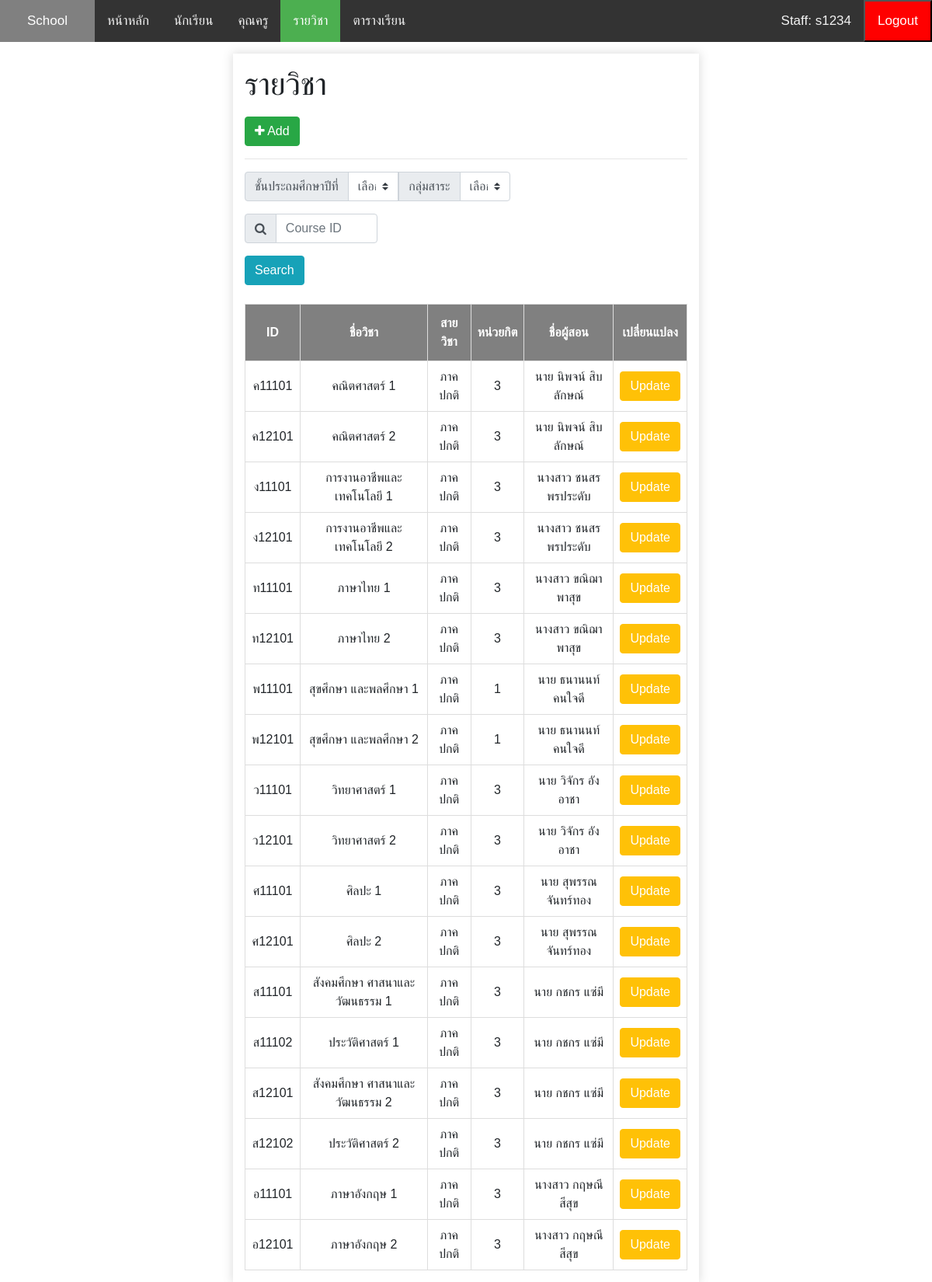
Screenshot of /school-docker/src/course.php (signed in) with the database file from the repository.
### tables this page shows
CREATE TABLE `course` (
  `courseid` char(6) NOT NULL,
  `grade` char(1) DEFAULT NULL,
  `program` text,
  `coursename` text,
  `credit` int NOT NULL,
  `teacherid` varchar(5) DEFAULT NULL
);

CREATE TABLE `teacher` (
  `teacherid` char(5) NOT NULL,
  `password` varchar(60) NOT NULL,
  `Tfname` text NOT NULL,
  `Tlname` text NOT NULL,
  `BDate` date NOT NULL,
  `title` text NOT NULL,
  `start_work` date NOT NULL,
  `email` text,
  `address` text,
  `groupc` text NOT NULL,
  `disease` text,
  `phone` varchar(10) NOT NULL,
  `status` text NOT NULL
);

### school-docker/src/class/connect.php (called while the page is built, shortened)
<?php
class DMC {
    public $host   = 'db';
    public $user   = 'root';
    public $pass   = '123456';
    public $dbname = 'school';
    public $link;
    private function connectDB() {
        $this->link = new mysqli(
            $this->host,
            $this->user,
            $this->pass,
            $this->dbname
        );
        $this->link->set_charset("utf8");
    }
    public function select($query) {
        $result = $this->link->query($query) or
        die($this->link->error . __LINE__);
        if ($result->num_rows > 0) {
            return $result;
        } else {
            return false;
        }
    }
	public function fetch($query) {
		$result = $query->fetch_array();
        if ($result) {
            return $result;
        } else {
            return false;
        }
	}
}

### school-docker/src/class/teacher.php (called while the page is built, shortened)
<?php
    include 'connect.php';
    class Teacher {
        public function __construct(){
            $this->con = new DMC();
        }
        public function query_teacher($rows, $i) {
            $this->title = $rows['title'];
            $this->teafname = $rows['Tfname'];
            $this->tealname = $rows['Tlname'];
        }
    }
?>

### school-docker/src/class/course.php (called while the page is built, shortened)
<?php
    include 'class/teacher.php';
    class Course extends Teacher {
        public function get_course_all() {
            return "SELECT * FROM course ORDER BY courseid";
        }
        public function query_course($rows, $i) {
            $this->courseid = $rows['courseid'];
            $this->program = $rows['program'];
            $this->coursename = $rows['coursename'];
            $this->credit = $rows['credit'];
        }
    }
?>

### school-docker/src/course.php (the view, shortened to what this page needs)
<?php
  include 'class/course.php';
  $course = new Course();
?>
<!DOCTYPE html>
<html lang="th">
<head>
  <link rel="stylesheet" href="https://stackpath.bootstrapcdn.com/bootstrap/4.3.1/css/bootstrap.min.css">
  <link rel="stylesheet" href="https://cdnjs.cloudflare.com/ajax/libs/font-awesome/4.7.0/css/font-awesome.min.css">
  <link rel="stylesheet" href="css/course.css">
  </head>
  <body>
    <div class="topnav">
      <a style="color: white; float: left; text-align: center; padding: 14px 35px; text-decoration: none; font-size: 17px; background-color: gray;">School</a>
      <a id="menu" href="main.php">หน้าหลัก</a>
      <a id="menu" href="student.php">นักเรียน</a>
      <a id="menu" href="teacher.php">คุณครู</a>
      <a id="menu" class="active" href="course.php">รายวิชา</a>
      <a id="menu" href="class_schedule.php">ตารางเรียน</a>
      <div class="logout" style="float: right">
        <form name="myForm" action="login.php" method="post" enctype="multipart/form-data"><button type="submit" id="menu-logout" name="logout">Logout</button></form>
      </div>
      <a id="name" style="float: right">
        <?php
          if($_SESSION["permission"] == "teacher") {
            echo 'Teacher: '. $_SESSION["name"];
          } else if($_SESSION["permission"] == "staff") {
            echo 'Staff: '. $_SESSION["name"];
          }
        ?>
      </a>
    </div>
    <div id="main-container" style="margin-top: 15px;">
      <h1>รายวิชา</h1>
      <a class="btn btn-success" style="margin-top: 10px;" href="course_add.php"><i class="fa fa-plus"></i> Add</a>
      <hr>
      <form action="course.php" method="get">
        <div class="input-group mb-3" style="width: 60%">
            <div class="input-group-prepend">
              <label class="input-group-text" for="inputGroupSelect02">ชั้นประถมศึกษาปีที่</label>
            </div>
            <select class="custom-select" id="inputGroupSelect02" onchange="insert_course_view()">
              <option selected>เลือก...</option>
            </select>
            <div class="input-group-prepend">
              <label class="input-group-text" for="inputGroupSelect03">กลุ่มสาระ</label>
            </div>
            <select class="custom-select" id="inputGroupSelect03" onchange="insert_course_view()">
             <option selected>เลือก...</option>
            </select>
          </div>
          <div class="input-group mb-3" style="width: 30%">
            <div class="input-group-prepend">
              <label class="input-group-text" for="search_course"><i class="fa fa-search"></i></label>
            </div>
            <input type="text" class="form-control" id="search_course" placeholder="Course ID" name="search_course">
          </div>
          <?php
            if (isset($_GET["searchID"]) != '') {
              $sql = $course->get_course_id($_GET["searchID"]);
              echo '<a id="clear_course" class="btn btn-danger" style="color: white; cursor: pointer;" onclick="clear_course()" name="clear_course">Clear</a>
              <a id="search_course" class="btn btn-info" style="color: white; cursor: pointer;" onclick="search_course()" name="search_course">Search</a>
        </form>
        <br>
        <p><b>ผลการค้นหา: รหัสวิชา '.$_GET["searchID"].'</b></p>';
            } else {
              if (isset($_GET["GradeNo"]) == '' && isset($_GET["Section"]) == '' ) {
                $sql = $course->get_course_all();
                echo '<a id="search_course" class="btn btn-info" style="color: white; cursor: pointer;" onclick="search_course()" name="search_course">Search</a>
        </form>
        <br>';
              }
            }
            $result = $course->con->select($sql);
            if ($result) { ?>
             <table id="course">
                <tr>
                <th>ID</th>
                <th>ชื่อวิชา</th>
                <th>สายวิชา</th>
                <th>หน่วยกิต</th>
                <th>ชื่อผู้สอน</th>
                <th>เปลี่ยนแปลง</th>
                </tr>
                <?php while ($rows = $course->con->fetch($result)) {
                  $course->query_course($rows, $course->i);?>
                  <tr>
                    <td align="center"><?php echo $course->courseid; ?></td>
                    <td align="center"><?php echo $course->coursename; ?></td>
                    <td align="center"><?php echo $course->program; ?></td>
                    <td align="center"><?php echo $course->credit; ?></td>
                    <td align="center"><?php
                    $sql_tid = $course->get_teacher_id($course->teacherid);
                    $result_tid = $course->con->select($sql_tid);
                    $rows_tid = $course->con->fetch($result_tid);
                    $course->query_teacher($rows_tid, $course->i);
                    echo "$course->title $course->teafname $course->tealname";
                     ?>
                     </td>
                    <td align="center">
                      <a class="btn btn-warning" href="course_update.php?courseID=<?php echo $course->courseid?>" style="color: white;">Update</a>
                    </td>
                  </tr>
                  <?php
                };
              } else {
                echo "<h1 style='color: red;'>Course Not found in database</h1>";
              }
          ?>
    </div>
  </body>
</html>

### school-docker/src/css/course.css (style rules this page uses)
table { width: 100%; }
#course td, #course th { border: 1px solid #ddd; padding: 8px; }
#course th { padding-top: 12px; padding-bottom: 12px; text-align: center; background-color: gray; color: white; }

### school-docker/src/css/main.css (style rules this page uses)
body { margin: 0; font-family: Arial, Helvetica, sans-serif; }
.topnav { overflow: hidden; background-color: #333; }
.topnav a#menu { float: left; color: #f2f2f2; text-align: center; padding: 14px 16px; text-decoration: none; font-size: 17px; }
.topnav a#menu.active { background-color: #4CAF50; color: white; }
.topnav button#menu-logout { float: left; color: #f2f2f2; text-align: center; padding: 12px 16px; text-decoration: none; font-size: 17px; }
.topnav button#menu-logout { background-color: red; color: white; }
.topnav a#name { float: left; color: #f2f2f2; text-align: center; padding: 14px 16px; text-decoration: none; font-size: 17px; }
#main-container { margin: auto; padding: 15px; min-height: 0; width: 50%; -webkit-box-shadow: 0px 0px 12px 1px rgba(87, 87, 87, 0.2); box-shadow: 0px 0px 12px 1px rgba(87, 87, 87, 0.2); }

### rows the page displays
course: courseid "ค11101", coursename "คณิตศาสตร์ 1", program "ภาคปกติ", credit "3", teacherid.title "นาย", teacherid.Tfname "นิพจน์", teacherid.Tlname "สิบลักษณ์"
course: courseid "ค12101", coursename "คณิตศาสตร์ 2", program "ภาคปกติ", credit "3", teacherid.title "นาย", teacherid.Tfname "นิพจน์", teacherid.Tlname "สิบลักษณ์"
course: courseid "ง11101", coursename "การงานอาชีพและเทคโนโลยี 1", program "ภาคปกติ", credit "3", teacherid.title "นางสาว", teacherid.Tfname "ชนสร", teacherid.Tlname "พรประดับ"
course: courseid "ง12101", coursename "การงานอาชีพและเทคโนโลยี 2", program "ภาคปกติ", credit "3", teacherid.title "นางสาว", teacherid.Tfname "ชนสร", teacherid.Tlname "พรประดับ"
course: courseid "ท11101", coursename "ภาษาไทย 1", program "ภาคปกติ", credit "3", teacherid.title "นางสาว", teacherid.Tfname "ขณิฌา", teacherid.Tlname "พาสุข"
course: courseid "ท12101", coursename "ภาษาไทย 2", program "ภาคปกติ", credit "3", teacherid.title "นางสาว", teacherid.Tfname "ขณิฌา", teacherid.Tlname "พาสุข"
course: courseid "พ11101", coursename "สุขศึกษา และพลศึกษา 1", program "ภาคปกติ", credit "1", teacherid.title "นาย", teacherid.Tfname "ธนานนท์", teacherid.Tlname "คนใจดี"
course: courseid "พ12101", coursename "สุขศึกษา และพลศึกษา 2", program "ภาคปกติ", credit "1", teacherid.title "นาย", teacherid.Tfname "ธนานนท์", teacherid.Tlname "คนใจดี"
course: courseid "ว11101", coursename "วิทยาศาสตร์ 1", program "ภาคปกติ", credit "3", teacherid.title "นาย", teacherid.Tfname "วิจักร", teacherid.Tlname "อังอาชา"
course: courseid "ว12101", coursename "วิทยาศาสตร์ 2", program "ภาคปกติ", credit "3", teacherid.title "นาย", teacherid.Tfname "วิจักร", teacherid.Tlname "อังอาชา"
course: courseid "ศ11101", coursename "ศิลปะ 1", program "ภาคปกติ", credit "3", teacherid.title "นาย", teacherid.Tfname "สุพรรณ", teacherid.Tlname "จันทร์ทอง"
course: courseid "ศ12101", coursename "ศิลปะ 2", program "ภาคปกติ", credit "3", teacherid.title "นาย", teacherid.Tfname "สุพรรณ", teacherid.Tlname "จันทร์ทอง"
course: courseid "ส11101", coursename "สังคมศึกษา ศาสนาและวัฒนธรรม 1", program "ภาคปกติ", credit "3", teacherid.title "นาย", teacherid.Tfname "กชกร", teacherid.Tlname "แซ่มี"
course: courseid "ส11102", coursename "ประวัติศาสตร์ 1", program "ภาคปกติ", credit "3", teacherid.title "นาย", teacherid.Tfname "กชกร", teacherid.Tlname "แซ่มี"
course: courseid "ส12101", coursename "สังคมศึกษา ศาสนาและวัฒนธรรม 2", program "ภาคปกติ", credit "3", teacherid.title "นาย", teacherid.Tfname "กชกร", teacherid.Tlname "แซ่มี"
course: courseid "ส12102", coursename "ประวัติศาสตร์ 2", program "ภาคปกติ", credit "3", teacherid.title "นาย", teacherid.Tfname "กชกร", teacherid.Tlname "แซ่มี"
course: courseid "อ11101", coursename "ภาษาอังกฤษ 1", program "ภาคปกติ", credit "3", teacherid.title "นางสาว", teacherid.Tfname "กฤษณี", teacherid.Tlname "สีสุข"
course: courseid "อ12101", coursename "ภาษาอังกฤษ 2", program "ภาคปกติ", credit "3", teacherid.title "นางสาว", teacherid.Tfname "กฤษณี", teacherid.Tlname "สีสุข"

### other values shown
$_SESSION["name"] "s1234"
